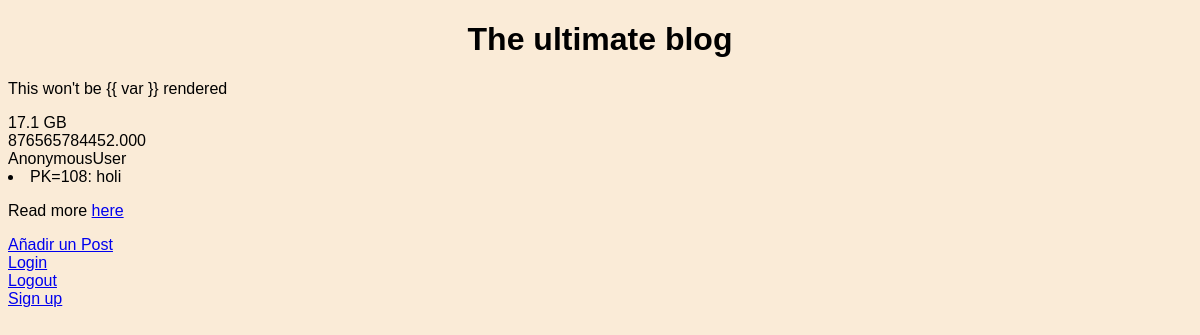
/posts/, run on an earlier commit of the app's database.
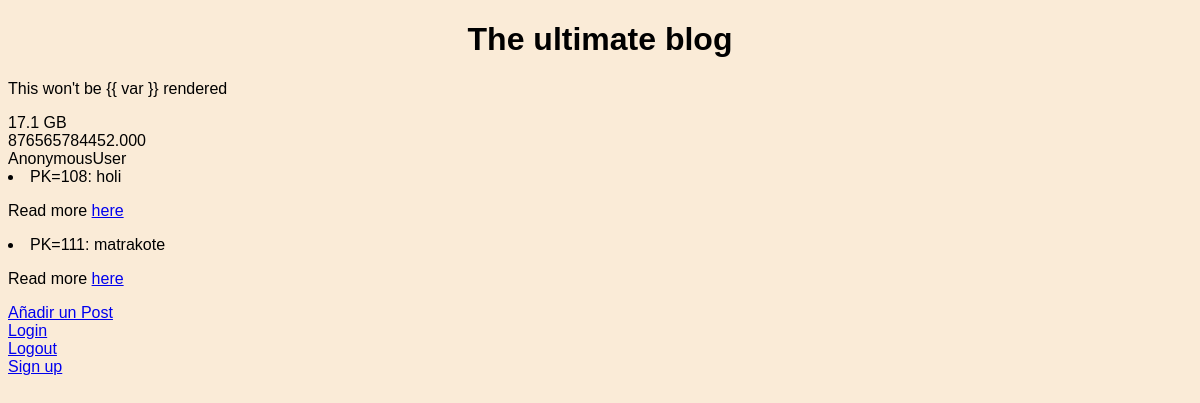
And on a later commit of the database.
### posts/models.py (models this page shows, shortened)
class Post(models.Model):
    title = models.CharField(max_length=256)
    slug = models.SlugField(max_length=256)
    content = models.TextField()
    def __str__(self):
        return f'PK={self.pk}: {self.title}'

### posts/views.py (the view)
# urls.py: path('', views.post_list, name='post-list'),
def post_list(request):
    posts = Post.objects.all()
    print(f'{request.user=}')
    return render(request, 'posts/post/list.html', {'posts': posts})

### posts/templates/posts/post/list.html
    {% extends "base.html" %}
    {% block content %}
    {% include "header.html" %}
    {% verbatim %}
        <p>This won't be {{ var }} rendered</p>
    {% endverbatim %}
    {{18327464363|filesizeformat}}
    <br>
    {{876565784452|stringformat:".3f"}}
    <br>
    {{user}}
    {% for post in posts %}
        <li style="background-color: '{% cycle 'LightBlue' 'LightPink'%}'">
            {{ post|capfirst }}
        </li>
        <p>Read more <a href="{% url 'posts:post-detail' post.slug%}">here</a></p>
        {% endfor %}
        <a href="{% url 'posts:add-post' %}">Añadir un Post</a>
        <br>
        <a href="{% url 'login' %}">Login</a>
        <br>
        <a href="{% url 'logout' %}">Logout</a>
        <br>
        <a href="{% url 'signup' %}">Sign up</a>
    {% endblock %}

What changed in the data, as far as the page shows it:
added Post: id+title "PK=111: matrakote"
